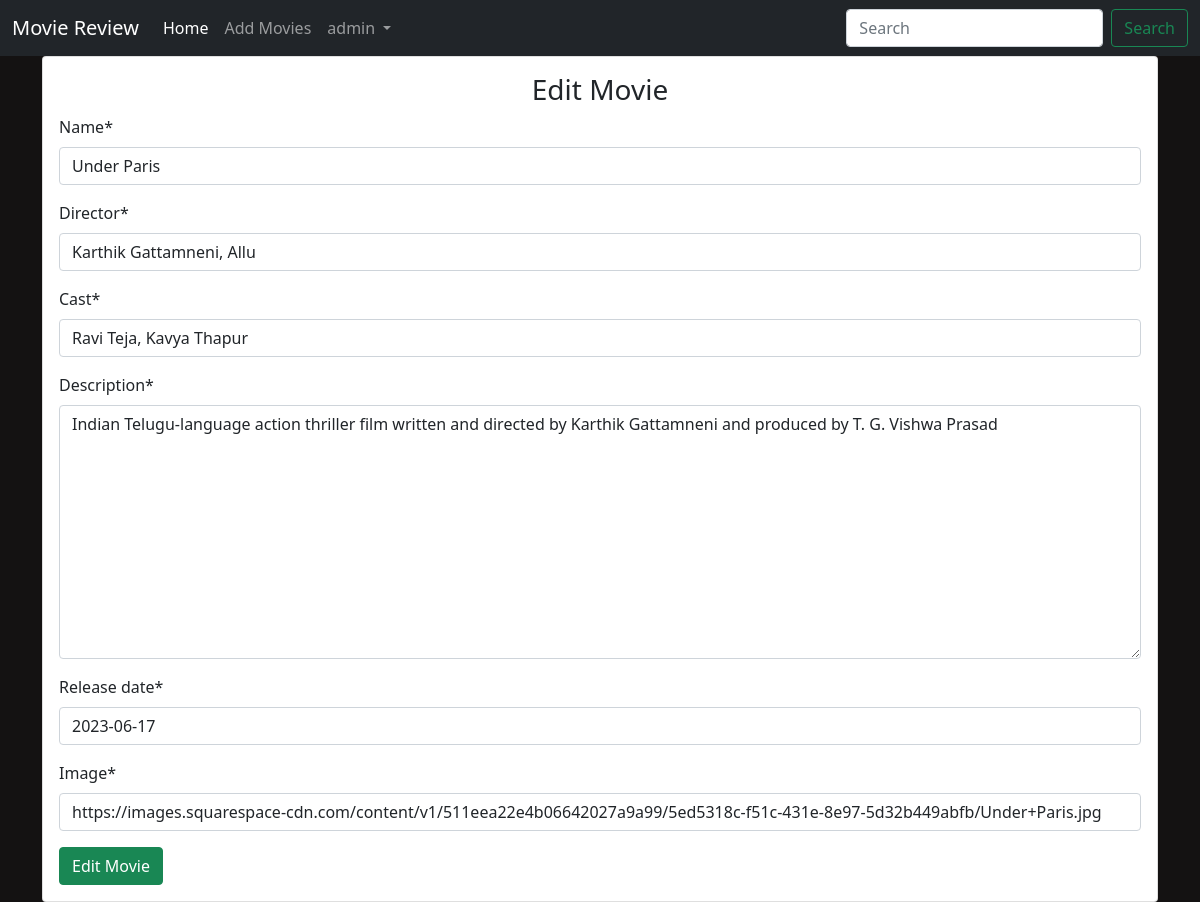
The app's page /edit/7/ (signed in) with its own data.
### movie/models.py (models this page shows, shortened)
class Movie(models.Model):
    name = models.CharField(max_length=300)
    director = models.CharField(max_length=300)
    cast = models.CharField(max_length=800)
    description = models.TextField(max_length=5000)
    release_date = models.DateField()
    averageRating = models.FloatField(default=0)
    image = models.URLField(default=None, null=True)

### movie/views.py (the view)
# urls.py: path('edit/<int:id>/', views.edit_movies, name='edit'),
def edit_movies(request,id):
    if request.user.is_authenticated:
        if request.user.is_superuser:
            movie = Movie.objects.get(id=id)
            if request.method == 'POST':
                form = MovieForm(request.POST or None, instance=movie)
                if form.is_valid():
                    data = form.save(commit=False)
                    data.save()
                    return redirect('details', id)
            else:
                form = MovieForm(instance=movie)
            return render(request, 'addmovies.html', {'form':form, "controller":'Edit Movie'})
        else:
            return redirect('home')
    return redirect('accounts:login')

### movie/forms.py
class MovieForm(forms.ModelForm):
    class Meta:
        model = Movie
        fields = ('name','director','cast','description','release_date','image')

### movie/templates/addmovies.html (shortened to what this page needs)
{% extends 'base.html' %}
{% load crispy_forms_tags %}
{% block content %}
<div class="container">
    <div class="card">
        <div class="card-body">
            <h3 class="text-center">
                {{ controller }}
            </h3>
            <form action="" method="POST">
                {{ form | crispy }}
                <input type="submit" value="{{ controller }}" class="btn btn-success">
            </form>
        </div>
    </div>
</div>
{% endblock %}

### movie/templates/base.html (shortened to what this page needs)
<!doctype html>
<html lang="en">
  <head>
    <link href="https://cdn.jsdelivr.net/npm/bootstrap@5.0.2/dist/css/bootstrap.min.css" rel="stylesheet">
    {% load static %}
    <link rel="stylesheet" href="{% static 'css/main.css' %}">
  </head>
  <body>
    <nav class="navbar navbar-expand-lg navbar-dark bg-dark">
        <div class="container-fluid">
          <a class="navbar-brand" href="http://127.0.0.1:8000/">Movie Review</a>
          <div class="collapse navbar-collapse" id="navbarSupportedContent">
            <ul class="navbar-nav me-auto mb-2 mb-lg-0">
              <li class="nav-item">
                <a class="nav-link active" aria-current="page" href="http://127.0.0.1:8000/">Home</a>
              </li>
              <li class="nav-item">
                <a class="nav-link" href="http://127.0.0.1:8000/add/">Add Movies</a>
              </li>
              {% if user.is_authenticated %}
              <li class="nav-item dropdown">
                <a class="nav-link dropdown-toggle" href="#" id="navbarDropdown" role="button" data-bs-toggle="dropdown" aria-expanded="false">
                  {{ user.username }}
                </a>
              </li>
              {% endif %}
            </ul>
            <form class="d-flex" method="GET" action="{% url 'home' %}">
              <input class="form-control me-2" type="search" placeholder="Search" aria-label="Search" name="title">
              <button class="btn btn-outline-success" type="submit">Search</button>
            </form>
          </div>
        </div>
      </nav>
    {% block content %}
    {% endblock %}
  </body>
</html>

### movie/static/css/main.css (style rules this page uses)
body { background-color: #141212; }

### records on screen
Movie: name "Under Paris", director "Karthik Gattamneni, Allu", cast "Ravi Teja, Kavya Thapur", description "Indian Telugu-language action thriller film written and directed by Karthik Gattamneni and produced by T. G. Vishwa Prasad", release_date "2023-06-17", image "https://images.squarespace-cdn.com/content/v1/511eea22e4b06642027a9a99/5ed5318c-f51c-431e-8e97-5d32b449abfb/Under+Paris.jpg"

### other values on screen
{{ user.username }} "admin"
{{ controller }} "Edit Movie"
